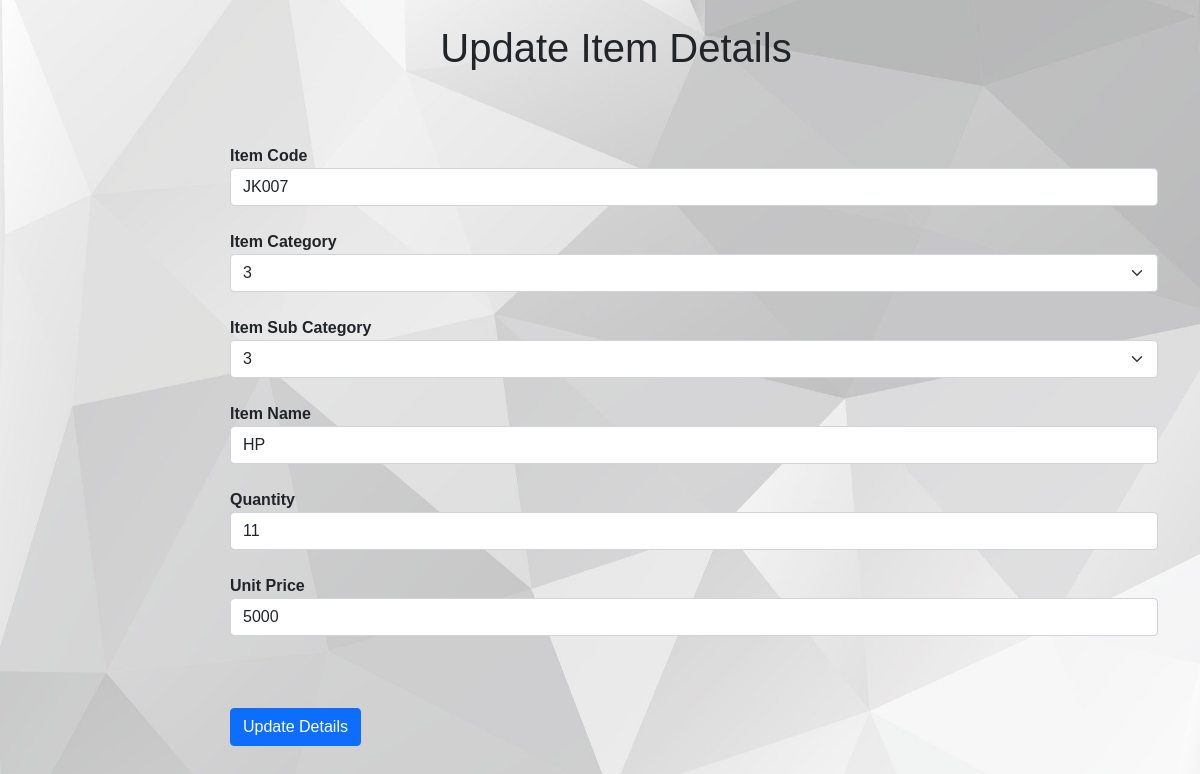
Screenshot of /PHP/Update_item.php?updateid=1 with the database file from the repository.
### tables this page shows
CREATE TABLE `item` (
  `id` int(11) NOT NULL,
  `item_code` varchar(20) NOT NULL,
  `item_category` varchar(20) NOT NULL,
  `item_subcategory` varchar(20) NOT NULL,
  `item_name` varchar(20) NOT NULL,
  `quantity` varchar(20) NOT NULL,
  `unit_price` varchar(20) NOT NULL
);

### PHP/Update_item.php (the view, shortened to what this page needs)
<?php
include 'connection.php';
$id=$_GET['updateid'];
$sql="select * from item where id=$id";
$result=mysqli_query($con,$sql);
$row=mysqli_fetch_assoc($result);
$item_code=$row['item_code'];
$item_category=$row['item_category'];
$item_subcategory =$row['item_subcategory'];
$item_name=$row['item_name'];
$quantity=$row['quantity'];
$unit_price=$row['unit_price'];
?>
<!doctype html>
<html lang="en">
  <head>
    <link href="https://cdn.jsdelivr.net/npm/bootstrap@5.1.3/dist/css/bootstrap.min.css" rel="stylesheet">
    <link rel="stylesheet" href="../CSS/customer.css">
  </head>
    <body>
       <br>
       <center><ul><h1> Update Item  Details </h1></ul></center>
    <div class="container my-5"style="padding-left:200px;">
        <form method ="post">
              <br/>
            <div class="form-group">
            <label><b> Item Code </b></label><br/>
            <input type="text" class="form-control"
            placeholder="Enter item code" name ="item_code"  value=<?php echo $item_code;?> required/>
            </div><br/>
            <div class="form-group ">
              <label> <b>Item Category </b></label><br/>
               <select class="form-select" name="item_category"  required>
               <?php echo "<option value='". $item_category."'>" .$item_category ."</option>"; ?>
               </select>
            </div><br/>
            <div class="form-group ">
              <label> <b>Item Sub Category </b></label><br/>
               <select class="form-select" name="item_subcategory"  required>
               <?php echo "<option value='". $item_subcategory."'>" .$item_subcategory ."</option>"; ?>
               </select>
            </div><br/>
            <div class="form-group">
            <label><b> Item Name </b></label><br/>
            <input type="text" class="form-control"
            placeholder="Enter item name" name ="item_name"  value=<?php echo $item_name;?> required/>
            </div><br/>
            <div class="form-group">
            <label><b> Quantity </b></label><br/>
            <input type="text" class="form-control"
            placeholder="Enter quantity" name ="quantity"  value=<?php echo $quantity;?> required/>
            </div><br/>
            <div class="form-group">
            <label><b>Unit Price </b> </label><br/>
            <input type="text" class="form-control"name="unit_price" value=<?php echo $unit_price;?> required/>
            </div>
            <br/>
            <br/><br/>
            <button type="submit" class="btn btn-primary"name="submit">Update Details</button>
        </form>
        </div>
    </body>
</html>

### CSS/customer.css (style rules this page uses)
body { font-family: Arial, Helvetica, sans-serif; background: url(../Images/supbg2.jpg) no-repeat; background-size: cover; }

### rows the page displays
item: item_code "JK007", item_category "3", item_subcategory "3", item_name "HP", quantity "11", unit_price "5000"
